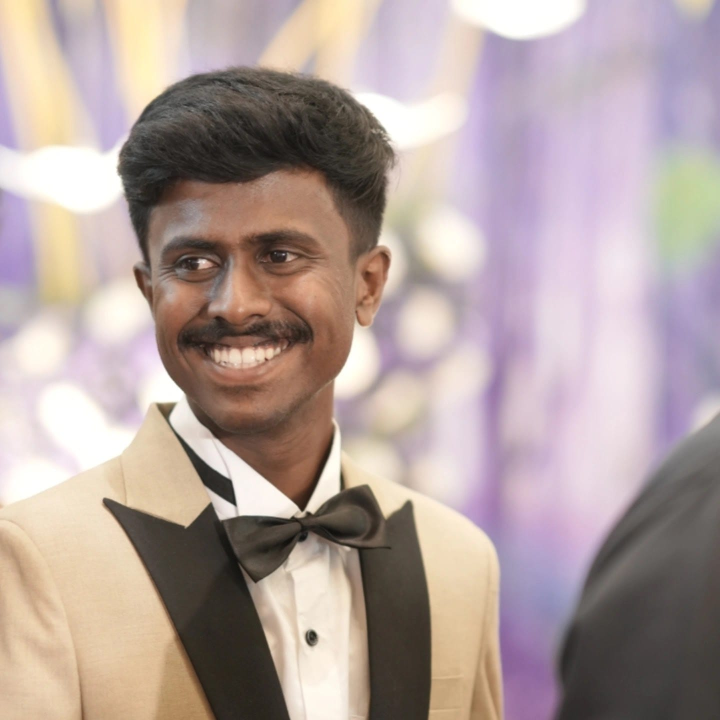
#> input picture OpenCV/gitimg.jpg, 1440 x 1440 px, found by its file name (shown at 1/2 size)
$ python index.py
#> lines starting #> are read from the running program, lines starting #| are printed output that depends on the picture
import cv2


img = cv2.imread("C:/New python/OpenCV/gitimg.jpg", 0)
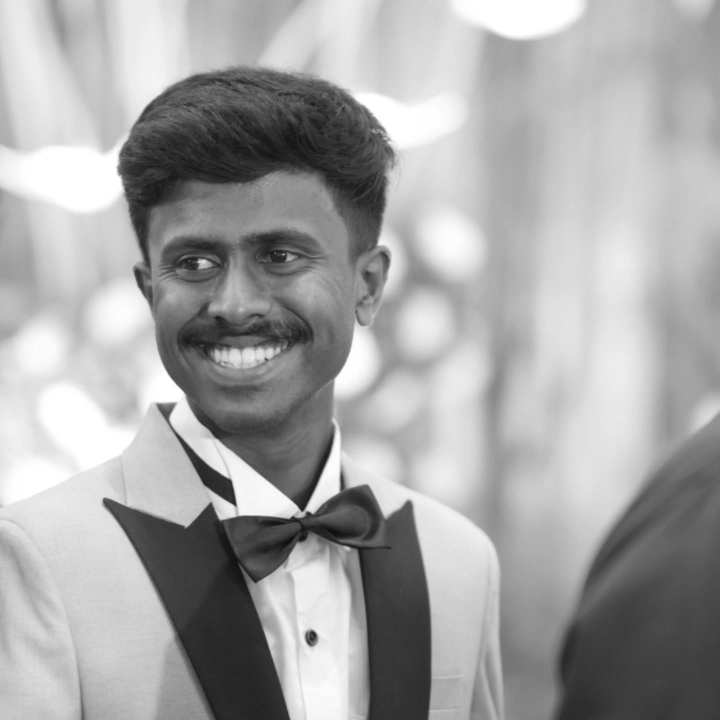
#> img: shape (1440, 1440) (shown at 1/2 size); min 11, max 255, mean 165.6

print("The dimensions of image:",img.shape)
#| The dimensions of image: (1440, 1440)
width=500
height= 500
dim = (width,height)

resized=cv2.resize(img, dim)
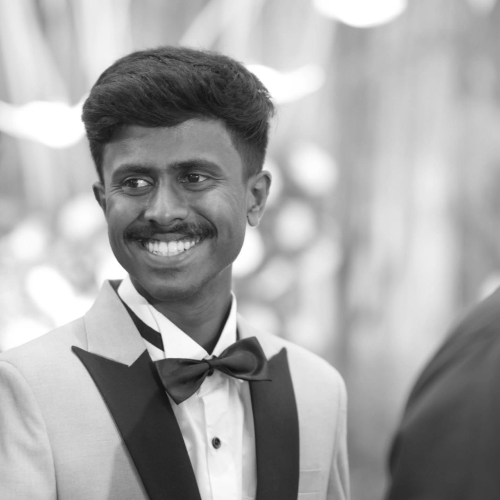
#> resized: shape (500, 500); min 14, max 255, mean 165.5
cv2.imshow("window", resized)
cv2.waitKey(0)

cv2.destroyAllWindows()
